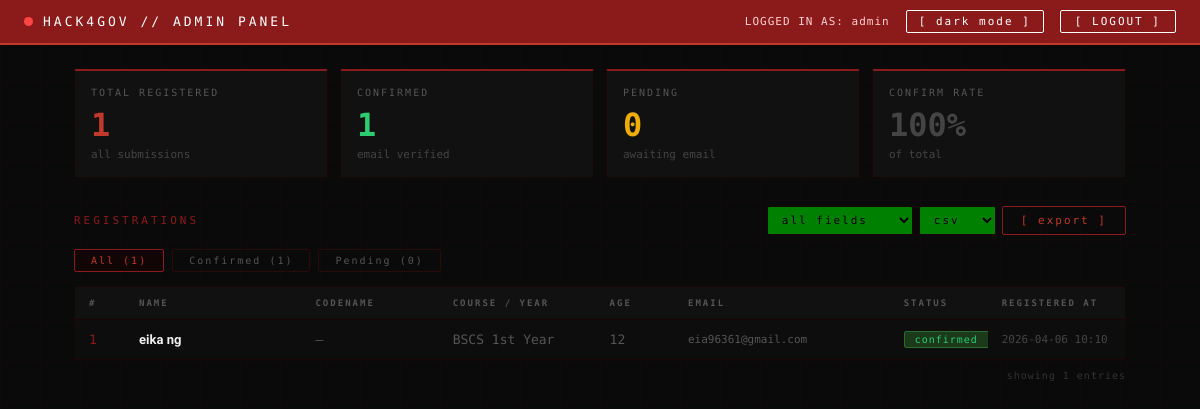
/admin (signed in), run on the app's committed database.
### tables this page shows
CREATE TABLE registrations (
            id             INTEGER PRIMARY KEY AUTOINCREMENT,
            name           TEXT    NOT NULL,
            codename       TEXT,
            age            INTEGER NOT NULL,
            course_year    TEXT    NOT NULL,
            contact_number TEXT    NOT NULL,
            email          TEXT    NOT NULL UNIQUE,
            confirmed      INTEGER DEFAULT 0,
            token          TEXT    NOT NULL,
            registered_at  TIMESTAMP DEFAULT CURRENT_TIMESTAMP
        );

### app.py (the view)
@app.route('/admin')
@login_required   # ← protects this route — redirects to login if not logged in
def admin_dashboard():
    conn = get_db()
    try:
        all_rows = conn.execute("""
            SELECT id, name, codename, age, course_year, contact_number,
                   email, confirmed, registered_at
            FROM registrations
            ORDER BY registered_at DESC
        """).fetchall()
        stats = conn.execute("""
            SELECT
                COUNT(*)        AS total,
                SUM(confirmed)  AS confirmed,
                COUNT(*) - SUM(confirmed) AS pending
            FROM registrations
        """).fetchone()
    except Exception as e:
        print(f"DB error: {e}")
        all_rows = []
        stats    = {'total': 0, 'confirmed': 0, 'pending': 0}
        conn.close()
    else:
        conn.close()
    total     = stats['total']     or 0
    confirmed = stats['confirmed'] or 0
    pending   = stats['pending']   or 0
    rate      = round((confirmed / total * 100)) if total > 0 else 0
    return render_template('/admin/admin_dashboard.html',
        registrations = [dict(r) for r in all_rows],
        total         = total,
        confirmed     = confirmed,
        pending       = pending,
        rate          = rate,
        admin_user    = session.get('admin_username', 'admin')
    )

### app.py (called while the page is built)
def get_db():
    conn = sqlite3.connect(DB_PATH, timeout=30, check_same_thread=False)
    conn.row_factory = sqlite3.Row
    conn.execute("PRAGMA busy_timeout = 30000;")
    return conn

def login_required(f):
    @wraps(f)
    def decorated(*args, **kwargs):
        if not session.get('admin_logged_in'):
            flash('Please log in to access the admin panel.')
            return redirect(url_for('admin_login'))
        return f(*args, **kwargs)
    return decorated

### templates/admin/admin_dashboard.html (shortened to what this page needs)
<!DOCTYPE html>
<html lang="en">
<head>
</head>
<body>
  <div class="topbar">
    <div class="topbar-left">
      <div class="dot"></div>
      <span class="topbar-title">HACK4GOV // ADMIN PANEL</span>
    </div>
    <div class="topbar-right">
      <span class="topbar-user">LOGGED IN AS: {{ admin_user }}</span>
      <button id="theme-toggle" class="theme-toggle" onclick="toggleTheme()">[ dark mode ]</button>
      <a href="{{ url_for('admin_logout') }}" class="btn-logout">[ LOGOUT ]</a>
    </div>
  </div>
  <div class="content">
    <div class="stats-grid">
      <div class="stat-card">
        <div class="stat-label">Total Registered</div>
        <div class="stat-num" style="color:var(--accent-strong);">{{ total }}</div>
        <div class="stat-sub">all submissions</div>
      </div>
      <div class="stat-card">
        <div class="stat-label">Confirmed</div>
        <div class="stat-num" style="color:#2ecc71;">{{ confirmed }}</div>
        <div class="stat-sub">email verified</div>
      </div>
      <div class="stat-card">
        <div class="stat-label">Pending</div>
        <div class="stat-num" style="color:#f0ad00;">{{ pending }}</div>
        <div class="stat-sub">awaiting email</div>
      </div>
      <div class="stat-card">
        <div class="stat-label">Confirm Rate</div>
        <div class="stat-num" style="color:var(--muted-2);">{{ rate }}%</div>
        <div class="stat-sub">of total</div>
      </div>
    </div>
    <div class="section-header">
      <span class="section-title">registrations</span>
      <div style="display:flex; align-items:center; gap:8px; flex-wrap:wrap;">
        <form id="export-form" action="{{ url_for('admin_export') }}" method="get" style="display:flex; gap:6px; align-items:center;">
          <select name="fields" class="btn" style="padding:6px 10px; background:green; color:black; border-color:var(--border);">
            <option value="all">all fields</option>
          </select>
          <select name="format" class="btn" style="padding:6px 10px; background:green; color:black; border-color:var(--border);">
            <option value="csv">csv</option>
          </select>
          <button type="submit" class="btn btn-export">[ export ]</button>
        </form>
      </div>
    </div>
    <div class="filter-row">
      <button class="filter-btn active" onclick="filterTable('all', this)">All ({{ total }})</button>
      <button class="filter-btn" onclick="filterTable('confirmed', this)">Confirmed ({{ confirmed }})</button>
      <button class="filter-btn" onclick="filterTable('pending', this)">Pending ({{ pending }})</button>
    </div>
    <div class="table-wrap">
      <table id="reg-table">
        <thead>
          <tr>
            <th style="width:50px;">#</th>
            <th style="width:18%;">Name</th>
            <th style="width:14%;">Codename</th>
            <th style="width:16%;">Course / Year</th>
            <th style="width:8%;">Age</th>
            <th style="width:22%;">Email</th>
            <th style="width:10%;">Status</th>
            <th style="width:14%;">Registered At</th>
          </tr>
        </thead>
        <tbody>
          {% for reg in registrations %}
          <tr data-status="{{ 'confirmed' if reg.confirmed == 1 else 'pending' }}">
            <td class="mono" style="color:var(--accent);">
              {{ loop.index }}
            </td>
            <td style="font-weight:600; color:var(--text);">{{ reg.name }}</td>
            <td class="mono" style="color:var(--muted);">{{ reg.codename or '—' }}</td>
            <td class="mono" style="color:var(--muted);">{{ reg.course_year }}</td>
            <td class="mono" style="color:var(--muted);">{{ reg.age }}</td>
            <td class="mono" style="color:var(--email); font-size:11px;">{{ reg.email }}</td>
            <td>
              {% if reg.confirmed == 1 %}
                <span class="badge badge-confirmed">confirmed</span>
              {% else %}
                <span class="badge badge-pending">pending</span>
              {% endif %}
            </td>
            <td class="mono" style="color:var(--muted-2); font-size:11px;">
              {{ reg.registered_at[:16] if reg.registered_at else '—' }}
            </td>
          </tr>
          {% endfor %}
        </tbody>
      </table>
    </div>
    <div class="table-footer" id="table-footer">
      showing {{ total }} entries
    </div>
  </div>
</body>
</html>

### data on the page
registrations: name "eika ng", codename "—", course_year "BSCS 1st Year", age "12", email "eia96361@gmail.com", confirmed "confirm…", registered_at "2026-04-06 10:10"

### other printed values
{{ admin_user }} "admin"
{{ total }} "1"
{{ confirmed }} "1"
{{ pending }} "0"
{{ rate }} "100"
